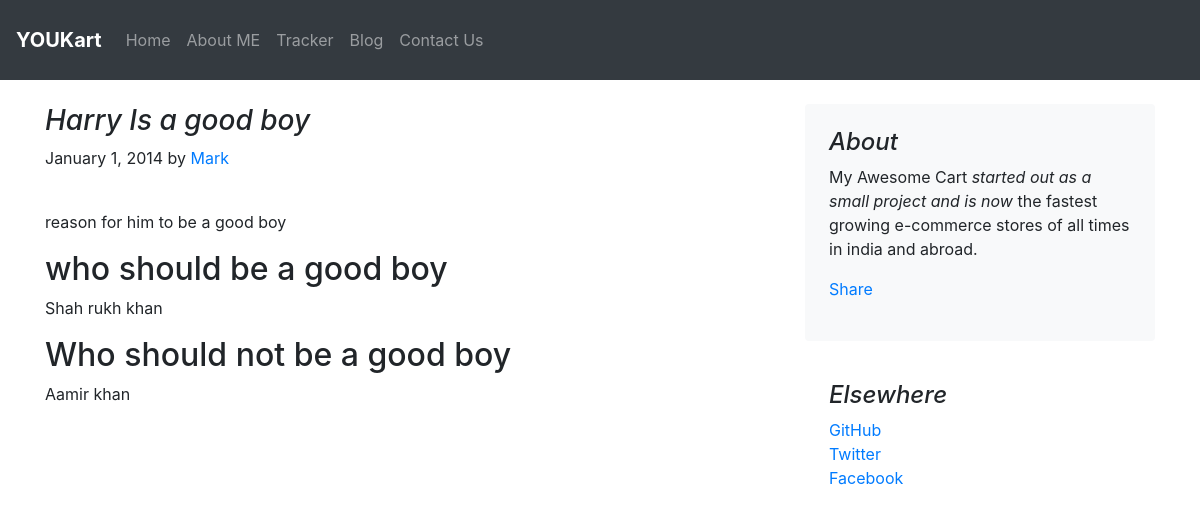
/blog/blogpost/1, run on an earlier commit of the app's database.
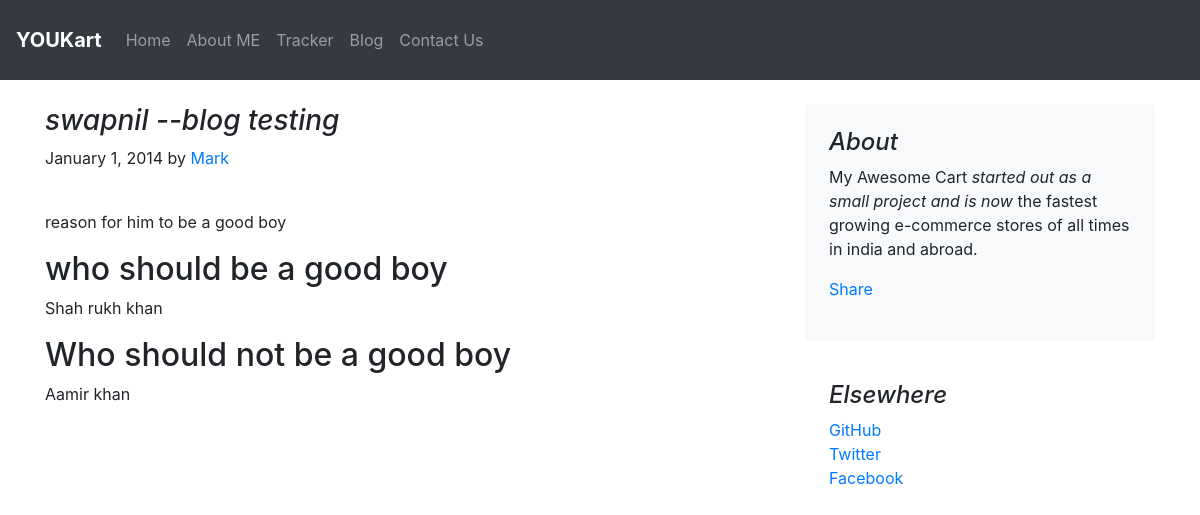
And on a later commit of the database.
### blog/models.py (models this page shows)
class Blogpost(models.Model):
    post_id = models.AutoField(primary_key=True)
    title = models.CharField(max_length=50)
    head0 = models.CharField(max_length=500, default="")
    chead0 = models.CharField(max_length=5000, default="")
    head1 = models.CharField(max_length=500, default="")
    chead1 = models.CharField(max_length=5000, default="")
    head2 = models.CharField(max_length=500, default="")
    chead2 = models.CharField(max_length=5000, default="")
    pub_date = models.DateField()
    thumbnail = models.ImageField(upload_to='shop/images', default="")
    def __str__(self):
        return self.title

### blog/views.py (the view)
# urls.py: path("blogpost/<int:id>", views.blogpost, name="blogHome")
def blogpost(request, id):
    post = Blogpost.objects.filter(post_id = id)[0]
    print(post)
    return render(request, 'blog/blogpost.html',
                  {'post':post})

### blog/templates/blog/blogpost.html (shortened to what this page needs)
{% extends 'blog/basic.html' %}
{% block body %}
<div class="container">
    <div class="row mt-4">
        <div class="col-md-8 blog-main">
            <h3 class="font-italic">
                {{post.title}}
            </h3>
            <div class="blog-post">
                <p class="blog-post-meta">January 1, 2014 by <a href="#">Mark</a></p>
                <div class="fb-like" data-href="http://127.0.0.1:8000/blog/blogpost/{{post.post_id}}" data-layout="standard" data-action="like" data-size="large" data-show-faces="false" data-share="true"></div><br>
                <p>{{post.chead0}}</p>
                <h2>{{post.head1}}</h2>
                <p>{{post.chead1}}</p>
                <h2>{{post.head2}}</h2>
                <p>{{post.chead2}}</p>
            </div>
        </div>
        <aside class="col-md-4 blog-sidebar">
            <div class="p-4 mb-3 bg-light rounded">
                <h4 class="font-italic">About</h4>
                <p class="mb-0">My Awesome Cart <em>started out as a small project and is now</em> the fastest growing e-commerce stores of all times in india and abroad.</p>
                <div class="my-3 fb-share-button" data-href="http://127.0.0.1:8000/blog/blogpost/{{post.post_id}}" data-layout="button_count" data-size="large"><a target="_blank" href="https://www.facebook.com/sharer/sharer.php?u=http%3A%2F%2F127.0.0.1%3A8000%2Fblog%2Fblogpost%2F4&amp;src=sdkpreparse" class="fb-xfbml-parse-ignore">Share</a></div>
            </div>
            <div class="p-4">
                <h4 class="font-italic">Elsewhere</h4>
                <ol class="list-unstyled">
                    <li><a href="#">GitHub</a></li>
                    <li><a href="#">Twitter</a></li>
                    <li><a href="#">Facebook</a></li>
                </ol>
            </div>
        </aside>
    </div>
</div>
{% endblock %}

What changed in the data, as far as the page shows it:
changed Blogpost "who should be a good boy": title "Harry Is a good boy" → "swapnil --blog testing"
